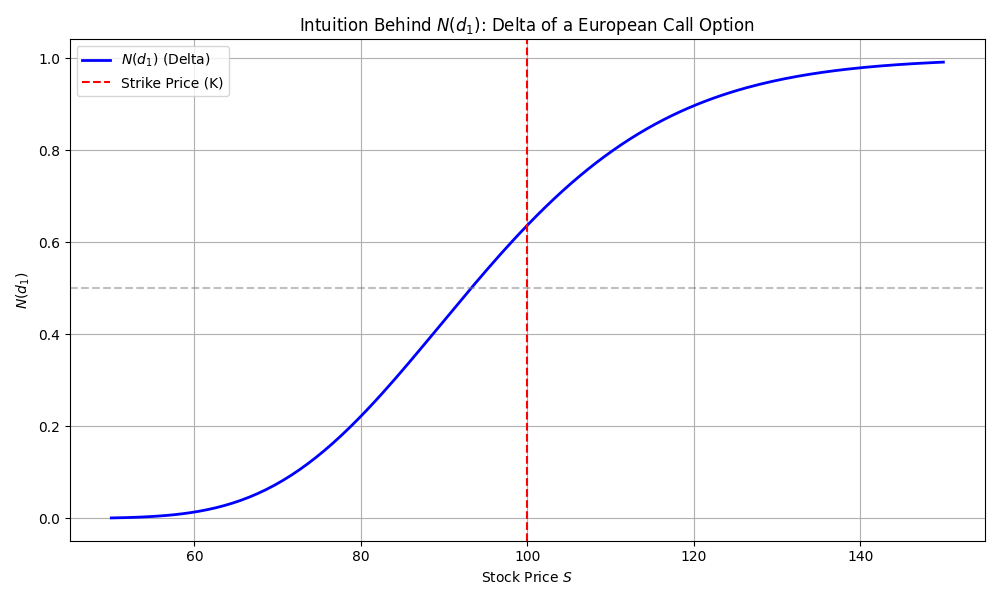

Here is the Python script that generated this plot:
import numpy as np
import matplotlib.pyplot as plt
from scipy.stats import norm

# Parameters
K = 100       # Strike price
T = 1         # Time to maturity
r = 0.05      # Risk-free rate
sigma = 0.2   # Volatility

# Range of stock prices
S = np.linspace(50, 150, 200)

# Compute d1 and N(d1)
d1 = (np.log(S / K) + (r + 0.5 * sigma**2) * T) / (sigma * np.sqrt(T))
print("d1->",d1)
Nd1 = norm.cdf(d1)
print("Nd1->",Nd1)

# Plotting
plt.figure(figsize=(10, 6))
plt.plot(S, Nd1, label=r'$N(d_1)$ (Delta)', color='blue', linewidth=2)
plt.axhline(0.5, color='gray', linestyle='--', alpha=0.5)
plt.axvline(K, color='red', linestyle='--', label='Strike Price (K)')

plt.title("Intuition Behind $N(d_1)$: Delta of a European Call Option")
plt.xlabel("Stock Price $S$")
plt.ylabel(r'$N(d_1)$')
plt.grid(True)
plt.legend()
plt.tight_layout()
plt.show()
